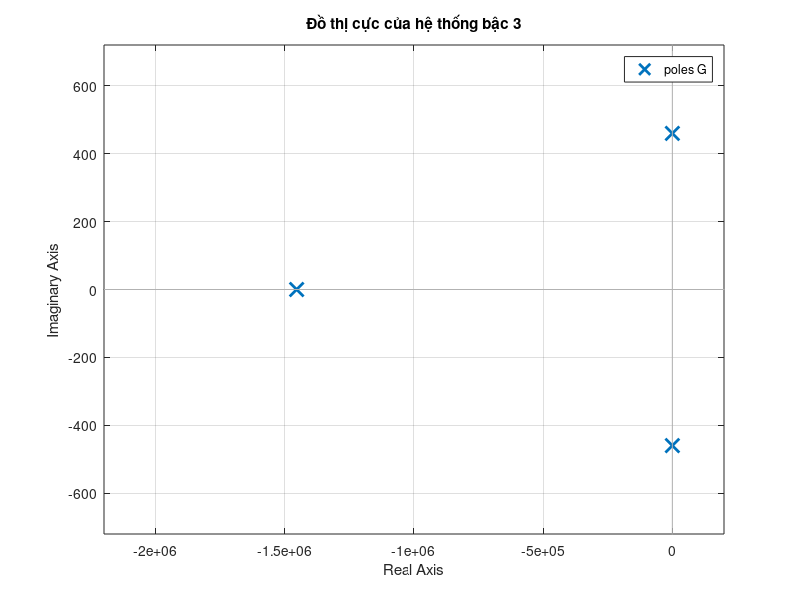

MATLAB code to generate this figure:
% Tham số của hệ thống
Kp = 100;
numerator = 0.0274*Kp; % Tử số = 1 (theo phương trình đã cho)
denominator = [8.878e-12, 1.291e-05, 0.0007648, 2.74]; % Đa thức bậc 3 trong mẫu

% Tạo hàm truyền
G = tf(numerator, denominator);

% Tính các cực của hệ thống
poles = pole(G);

% Hiển thị các cực
disp('Các cực của hệ thống:');
disp(poles);

% Vẽ biểu đồ cực
figure;
pzmap(G);  % Vẽ đồ thị cực của hệ thống
title('Đồ thị cực của hệ thống bậc 3');
grid on;
